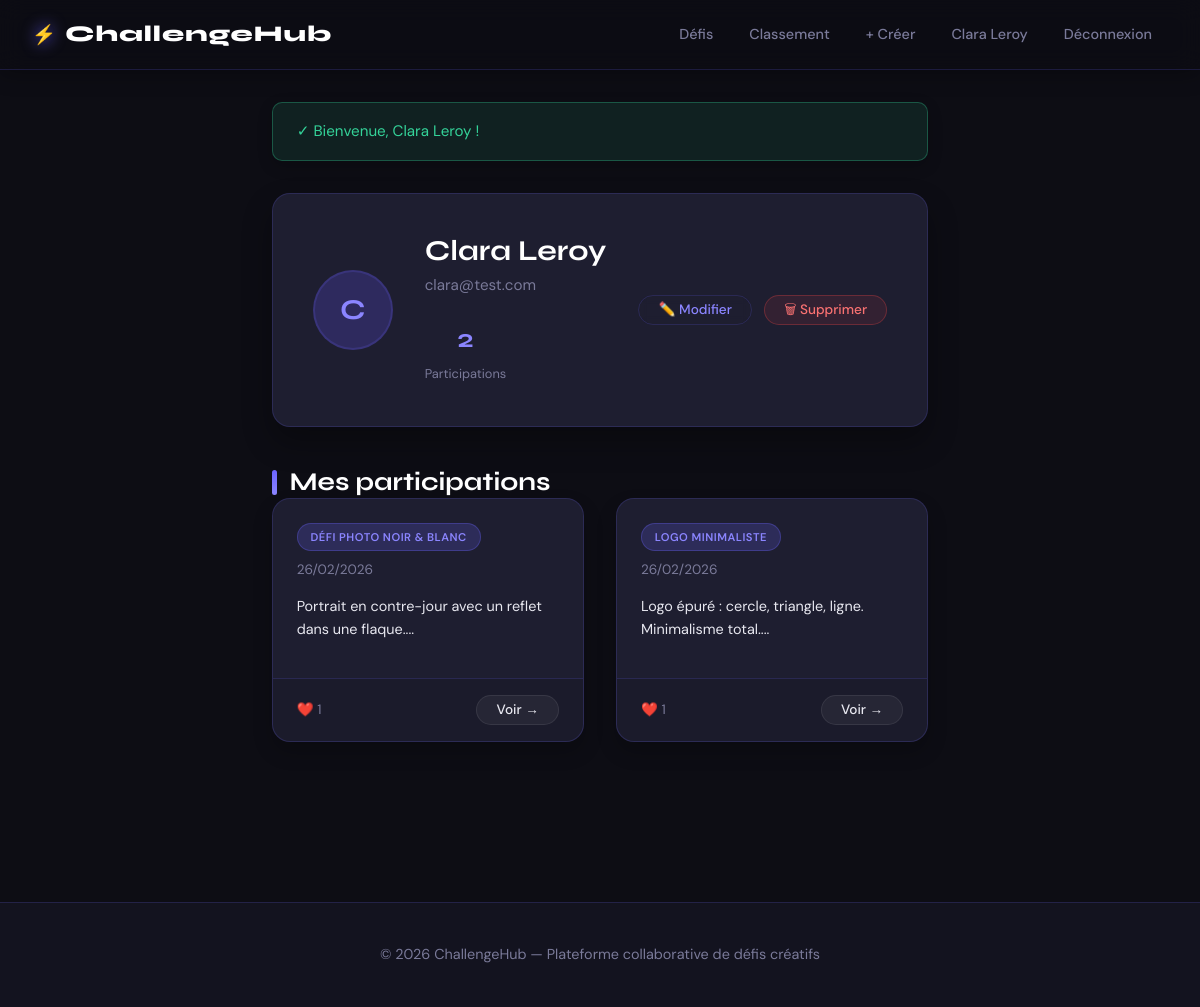
/index.php?controller=user&action=profile (signed in), run on the app's committed database.
### tables this page shows
CREATE TABLE IF NOT EXISTS users (
    id          INT UNSIGNED    NOT NULL AUTO_INCREMENT,
    name        VARCHAR(100)    NOT NULL,
    email       VARCHAR(150)    NOT NULL,
    password    VARCHAR(255)    NOT NULL,            
    avatar      VARCHAR(255)    NULL DEFAULT NULL,   
    created_at  DATETIME        NOT NULL DEFAULT CURRENT_TIMESTAMP,
    updated_at  DATETIME        NOT NULL DEFAULT CURRENT_TIMESTAMP ON UPDATE CURRENT_TIMESTAMP,

    PRIMARY KEY (id),
    UNIQUE KEY uq_users_email (email)
);

CREATE TABLE IF NOT EXISTS submissions (
    id           INT UNSIGNED   NOT NULL AUTO_INCREMENT,
    user_id      INT UNSIGNED   NOT NULL,
    challenge_id INT UNSIGNED   NOT NULL,
    description  TEXT           NOT NULL,
    media        VARCHAR(255)   NULL DEFAULT NULL,   
    created_at   DATETIME       NOT NULL DEFAULT CURRENT_TIMESTAMP,
    updated_at   DATETIME       NOT NULL DEFAULT CURRENT_TIMESTAMP ON UPDATE CURRENT_TIMESTAMP,

    PRIMARY KEY (id),
    CONSTRAINT fk_submissions_user
        FOREIGN KEY (user_id) REFERENCES users(id)
        ON DELETE CASCADE
        ON UPDATE CASCADE,
    CONSTRAINT fk_submissions_challenge
        FOREIGN KEY (challenge_id) REFERENCES challenges(id)
        ON DELETE CASCADE
        ON UPDATE CASCADE,

    INDEX idx_submissions_challenge (challenge_id),
    INDEX idx_submissions_user      (user_id)
);

CREATE TABLE IF NOT EXISTS challenges (
    id          INT UNSIGNED    NOT NULL AUTO_INCREMENT,
    user_id     INT UNSIGNED    NOT NULL,
    title       VARCHAR(200)    NOT NULL,
    description TEXT            NOT NULL,
    category    VARCHAR(100)    NOT NULL,
    deadline    DATE            NOT NULL,
    image       VARCHAR(255)    NULL DEFAULT NULL,
    created_at  DATETIME        NOT NULL DEFAULT CURRENT_TIMESTAMP,
    updated_at  DATETIME        NOT NULL DEFAULT CURRENT_TIMESTAMP ON UPDATE CURRENT_TIMESTAMP,

    PRIMARY KEY (id),
    CONSTRAINT fk_challenges_user
        FOREIGN KEY (user_id) REFERENCES users(id)
        ON DELETE CASCADE
        ON UPDATE CASCADE,

    INDEX idx_challenges_category (category),
    INDEX idx_challenges_deadline (deadline),
    INDEX idx_challenges_created  (created_at)
);

### app/controllers/BaseController.php (called while the page is built, shortened)
<?php
abstract class BaseController
{
    protected function render(string $view, array $data = []): void
    {
        require_once APP_PATH . '/views/layouts/main.php';
    }
    protected function getCurrentUserId(): ?int { return $_SESSION['user_id'] ?? null; }
}

### app/controllers/UserController.php (called while the page is built, shortened)
<?php
require_once __DIR__."/BaseController.php";
require_once APP_PATH."/models/User.php";
require_once APP_PATH."/models/Submission.php";
class UserController extends BaseController {
    private User $userModel;
    public function __construct(){parent::__construct();$this->userModel=new User();}
    public function profile(): void {
        $user=$this->userModel->findById($this->getCurrentUserId());
        $submissions=(new Submission())->findByUser($this->getCurrentUserId());
        $this->render("user/profile",["pageTitle"=>"Mon profil","user"=>$user,"submissions"=>$submissions,"csrf"=>$this->generateCsrfToken()]);
    }
}

### index.php (called while the page is built, shortened)
<?php
require_once __DIR__ . '/config/Database.php';
$action     = $_GET['action']     ?? 'index';
$id         = isset($_GET['id'])  ? (int) $_GET['id'] : null;
$ctrl = new $class();
$id !== null ? $ctrl->$action($id) : $ctrl->$action();

### config/Database.php (called while the page is built, shortened)
<?php
class Database
{
    private static ?Database $instance = null;
    private PDO $pdo;
    private function __construct()
    {
        $dsn = sprintf('mysql:host=%s;dbname=%s;charset=%s', DB_HOST, DB_NAME, DB_CHARSET);
        $options = [
            PDO::ATTR_ERRMODE            => PDO::ERRMODE_EXCEPTION,
            PDO::ATTR_DEFAULT_FETCH_MODE => PDO::FETCH_ASSOC,
            PDO::ATTR_EMULATE_PREPARES   => false,
        ];
        try {
            $this->pdo = new PDO($dsn, DB_USER, DB_PASS, $options);
        } catch (PDOException $e) {
            if (DEBUG_MODE) die('DB Error: ' . $e->getMessage());
            else die('Erreur interne. Veuillez réessayer.');
        }
    }
    public static function getInstance(): Database
    {
        if (self::$instance === null) self::$instance = new self();
        return self::$instance;
    }
    public function getConnection(): PDO { return $this->pdo; }
}

### app/models/User.php (called while the page is built, shortened)
<?php
class User {
    private PDO $db;
    public function __construct() { $this->db = Database::getInstance()->getConnection(); }
    public function findById(int $id): ?array { $s=$this->db->prepare('SELECT * FROM users WHERE id=?'); $s->execute([$id]); return $s->fetch()?:null; }
}

### app/models/Submission.php (called while the page is built, shortened)
<?php
class Submission {
    private PDO $db;
    public function __construct() { $this->db = Database::getInstance()->getConnection(); }
    public function findByUser(int $uid): array { $s=$this->db->prepare('SELECT s.*,c.title AS challenge_title,(SELECT COUNT(*) FROM votes v WHERE v.submission_id=s.id) AS vote_count FROM submissions s JOIN challenges c ON s.challenge_id=c.id WHERE s.user_id=? ORDER BY s.created_at DESC');$s->execute([$uid]);return $s->fetchAll(); }
}

### app/views/user/profile.php (the view, shortened to what this page needs)
<div class="profile-header">
  <?php if ($user['avatar']): ?>
    <img src="<?= UPLOAD_URL.'/'.htmlspecialchars($user['avatar'],ENT_QUOTES,'UTF-8') ?>" alt="" class="avatar avatar-lg">
  <?php else: ?><div class="avatar-placeholder lg"><?= strtoupper(substr($user['name'],0,1)) ?></div><?php endif; ?>
  <div class="profile-info">
    <h2><?= htmlspecialchars($user['name'],ENT_QUOTES,'UTF-8') ?></h2>
    <p><?= htmlspecialchars($user['email'],ENT_QUOTES,'UTF-8') ?></p>
    <div class="profile-stats"><div class="profile-stat"><strong><?= count($submissions) ?></strong><span>Participations</span></div></div>
  </div>
  <div style="margin-left:auto;display:flex;gap:.75rem;flex-wrap:wrap;align-items:flex-start;">
    <a href="<?= APP_URL ?>/index.php?controller=user&action=edit" class="btn btn-outline btn-sm">✏️ Modifier</a>
    <form method="POST" action="<?= APP_URL ?>/index.php?controller=user&action=delete" onsubmit="return confirm('Supprimer définitivement votre compte ?')">
      <button type="submit" class="btn btn-danger btn-sm">🗑 Supprimer</button>
    </form>
  </div>
</div>
<section class="section">
  <h2 class="section-title">Mes participations</h2>
  <?php if (empty($submissions)): ?>
    <div class="empty-state"><div class="icon">📭</div><h3>Aucune participation</h3><p style="margin:.5rem 0 1rem;">Explorez les défis !</p><a href="<?= APP_URL ?>/index.php?controller=challenge&action=index" class="btn btn-primary">Voir les défis</a></div>
  <?php else: ?>
    <div class="card-grid">
      <?php foreach ($submissions as $s): ?>
        <div class="card"><div class="card-body">
          <span class="badge badge-violet"><?= htmlspecialchars($s['challenge_title'],ENT_QUOTES,'UTF-8') ?></span>
          <p class="card-meta mt-1"><?= date('d/m/Y',strtotime($s['created_at'])) ?></p>
          <p style="margin:.75rem 0;font-size:.9rem;color:var(--text);"><?= htmlspecialchars(substr($s['description'],0,100),ENT_QUOTES,'UTF-8') ?>...</p>
        </div>
        <div class="card-footer">
          <span class="vote-chip">❤️ <?= $s['vote_count'] ?></span>
          <a href="<?= APP_URL ?>/index.php?controller=submission&action=show&id=<?= $s['id'] ?>" class="btn btn-ghost btn-sm">Voir →</a>
        </div></div>
      <?php endforeach; ?>
    </div>
  <?php endif; ?>
</section>

### public/css/style.css (style rules this page uses)
*, *::before, *::after { box-sizing: border-box; margin: 0; padding: 0; }
:root { --ink: #0d0d14; --ink2: #1a1a2e; --violet: #6c63ff; --violet2: #8b85ff; --violet-dim: #2e2a5e; --gold: #f5a623; --surface: #13131f; --surface2: #1e1e30; --border: rgba(108, 99, 255, 0.18); --text: #e8e8f0; --muted: #7a7a99; --success: #34d399; --danger: #f87171; --warning: #fbbf24; --radius: 10px; --radius-lg: 18px; --transition: all 0.2s ease; }
html { scroll-behavior: smooth; }
body { font-family: 'DM Sans', sans-serif; background: var(--ink); color: var(--text); line-height: 1.65; min-height: 100vh; display: flex; flex-direction: column; }
h1, h2, h3, h4 { font-family: 'Syne', sans-serif; line-height: 1.2; }
a { color: var(--violet2); text-decoration: none; transition: var(--transition); }
.btn { display: inline-flex; align-items: center; justify-content: center; gap: 0.5rem; padding: 0.7rem 1.6rem; border-radius: 40px; font-family: 'DM Sans', sans-serif; font-weight: 500; font-size: 0.95rem; cursor: pointer; border: none; transition: var(--transition); text-decoration: none; line-height: 1; white-space: nowrap; }
.btn-outline { background: transparent; color: var(--violet2); border: 1px solid var(--border); backdrop-filter: blur(4px); }
.btn-ghost { background: rgba(255, 255, 255, 0.05); color: var(--text); border: 1px solid rgba(255, 255, 255, 0.08); }
.btn-danger { background: rgba(239, 68, 68, 0.1); color: var(--danger); border: 1px solid rgba(239, 68, 68, 0.3); }
.btn-sm { padding: 0.45rem 1.2rem; font-size: 0.85rem; }
.card-grid { display: grid; grid-template-columns: repeat(auto-fill, minmax(300px, 1fr)); gap: 2rem; margin-bottom: 2.5rem; }
.card { background: var(--surface2); border: 1px solid var(--border); border-radius: var(--radius-lg); overflow: hidden; transition: transform 0.3s ease, border-color 0.3s ease, box-shadow 0.3s ease; box-shadow: 0 10px 20px rgba(0, 0, 0, 0.2); display: flex; flex-direction: column; }
.card-body { padding: 1.5rem; flex: 1; }
.card-meta { font-size: 0.85rem; color: var(--muted); display: flex; align-items: center; gap: 0.8rem; flex-wrap: wrap; margin-bottom: 0.8rem; }
.card-footer { padding: 1rem 1.5rem; border-top: 1px solid var(--border); display: flex; align-items: center; justify-content: space-between; font-size: 0.85rem; color: var(--muted); background: rgba(0, 0, 0, 0.1); }
.badge { display: inline-block; font-size: 0.7rem; font-weight: 600; padding: 0.25rem 0.8rem; border-radius: 30px; text-transform: uppercase; letter-spacing: 0.5px; background: rgba(108, 99, 255, 0.15); color: var(--violet2); border: 1px solid rgba(108, 99, 255, 0.3); transition: var(--transition); }
.badge-violet { background: rgba(108, 99, 255, 0.2); color: var(--violet2); border-color: rgba(108, 99, 255, 0.3); }
.section { margin-bottom: 4rem; }
.section-title { font-size: 1.6rem; font-weight: 700; color: white; display: flex; align-items: center; gap: 0.8rem; }
.section-title::before { content: ''; display: block; width: 5px; height: 25px; background: linear-gradient(to bottom, var(--violet), var(--violet2)); border-radius: 3px; }
.avatar-placeholder { border-radius: 50%; display: flex; align-items: center; justify-content: center; background: var(--violet-dim); color: var(--violet2); font-family: 'Syne', sans-serif; font-weight: 700; border: 2px solid var(--border); flex-shrink: 0; transition: border-color 0.2s; }
.avatar-placeholder.lg { width: 80px; height: 80px; font-size: 1.8rem; }
.profile-header { display: flex; align-items: center; gap: 2rem; background: var(--surface2); border: 1px solid var(--border); border-radius: var(--radius-lg); padding: 2.5rem; margin-bottom: 2.5rem; box-shadow: 0 15px 30px rgba(0, 0, 0, 0.3); }
.profile-info h2 { color: white; font-size: 1.8rem; margin-bottom: 0.3rem; }
.profile-info p { color: var(--muted); font-size: 0.95rem; }
.profile-stats { display: flex; gap: 2.5rem; margin-top: 1.2rem; }
.profile-stat { text-align: center; }
.profile-stat strong { display: block; font-family: 'Syne', sans-serif; font-size: 1.6rem; color: var(--violet2); }
.profile-stat span { font-size: 0.8rem; color: var(--muted); }
.mt-1 { margin-top: 0.5rem; }
.card, .sub-card, .ranking-item { animation: fadeIn 0.4s ease-out; }

### data on the page
users: name "C", name "Clara Leroy", email "clara@test.com"
submissions: challenge.title "DÉFI PHOTO NOIR & BLANC", created_at "26/02/2026", description "Portrait en contre-jour avec un reflet dans une flaque.", vote_count "1"
submissions: challenge.title "LOGO MINIMALISTE", created_at "26/02/2026", description "Logo épuré : cercle, triangle, ligne. Minimalisme total.", vote_count "1"

### other printed values
APP_NAME "ChallengeHub"
$_SESSION['user_name'] "Clara Leroy"
$f['message'] "Bienvenue, Clara Leroy !"
count($submissions) "2"
